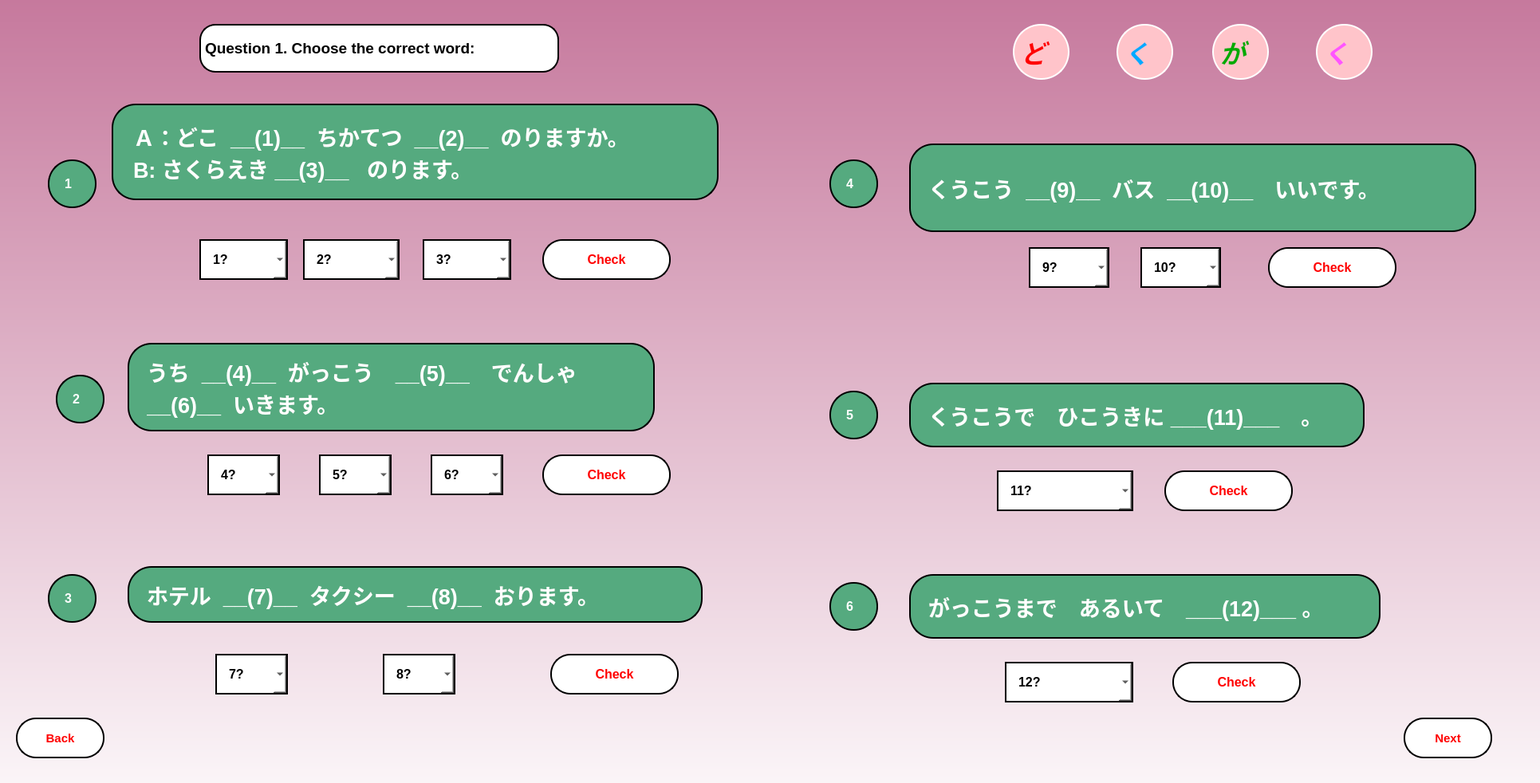
<?xml version="1.0" encoding="UTF-8"?>
<ui version="4.0">
 <class>MainWindow</class>
 <widget class="QMainWindow" name="MainWindow">
  <property name="geometry">
   <rect>
    <x>0</x>
    <y>0</y>
    <width>1931</width>
    <height>982</height>
   </rect>
  </property>
  <property name="windowTitle">
   <string>MainWindow</string>
  </property>
  <widget class="QWidget" name="centralwidget">
   <widget class="QWidget" name="widget" native="true">
    <property name="geometry">
     <rect>
      <x>0</x>
      <y>0</y>
      <width>1981</width>
      <height>1061</height>
     </rect>
    </property>
    <widget class="QWidget" name="widget_2" native="true">
     <property name="geometry">
      <rect>
       <x>0</x>
       <y>0</y>
       <width>991</width>
       <height>1061</height>
      </rect>
     </property>
     <property name="styleSheet">
      <string notr="true">background-color: qlineargradient(spread:repeat, x1:0, y1:0, x2:0, y2:1, stop:0 rgba(198, 121, 157, 255), stop:1 rgba(255, 255, 255, 255));</string>
     </property>
     <widget class="QLabel" name="label_3">
      <property name="geometry">
       <rect>
        <x>60</x>
        <y>200</y>
        <width>61</width>
        <height>61</height>
       </rect>
      </property>
      <property name="font">
       <font>
        <pointsize>12</pointsize>
        <weight>75</weight>
        <bold>true</bold>
       </font>
      </property>
      <property name="styleSheet">
       <string notr="true">border-radius: 30px;
border: 2px solid black;
padding: 15px;
background-color: rgb(85, 170, 127);
color: rgb(255, 255, 255);</string>
      </property>
      <property name="text">
       <string>1</string>
      </property>
     </widget>
     <widget class="QLabel" name="label_4">
      <property name="geometry">
       <rect>
        <x>70</x>
        <y>470</y>
        <width>61</width>
        <height>61</height>
       </rect>
      </property>
      <property name="font">
       <font>
        <pointsize>12</pointsize>
        <weight>75</weight>
        <bold>true</bold>
       </font>
      </property>
      <property name="styleSheet">
       <string notr="true">border-radius: 30px;
border: 2px solid black;
padding: 15px;
background-color: rgb(85, 170, 127);
color: rgb(255, 255, 255);</string>
      </property>
      <property name="text">
       <string>2</string>
      </property>
     </widget>
     <widget class="QLabel" name="q2">
      <property name="geometry">
       <rect>
        <x>160</x>
        <y>430</y>
        <width>661</width>
        <height>111</height>
       </rect>
      </property>
      <property name="font">
       <font>
        <pointsize>20</pointsize>
        <weight>75</weight>
        <bold>true</bold>
        <strikeout>false</strikeout>
       </font>
      </property>
      <property name="mouseTracking">
       <bool>false</bool>
      </property>
      <property name="tabletTracking">
       <bool>false</bool>
      </property>
      <property name="acceptDrops">
       <bool>false</bool>
      </property>
      <property name="autoFillBackground">
       <bool>false</bool>
      </property>
      <property name="styleSheet">
       <string notr="true">border-radius: 30px;
border: 2px solid black;
padding: 15px;
background-color: rgb(85, 170, 127);
color: rgb(255, 255, 255);</string>
      </property>
      <property name="text">
       <string>うち  __(4)__  がっこう　__(5)__　でんしゃ  __(6)__  いきます。</string>
      </property>
      <property name="scaledContents">
       <bool>false</bool>
      </property>
      <property name="wordWrap">
       <bool>true</bool>
      </property>
     </widget>
     <widget class="QComboBox" name="ans13_2_1">
      <property name="geometry">
       <rect>
        <x>260</x>
        <y>570</y>
        <width>91</width>
        <height>51</height>
       </rect>
      </property>
      <property name="font">
       <font>
        <pointsize>12</pointsize>
        <weight>75</weight>
        <bold>true</bold>
       </font>
      </property>
      <property name="styleSheet">
       <string notr="true">border: 2px solid black;
padding: 15px;
background-color: rgb(255, 255, 255);</string>
      </property>
      <item>
       <property name="text">
        <string>4?</string>
       </property>
      </item>
      <item>
       <property name="text">
        <string>から</string>
       </property>
      </item>
      <item>
       <property name="text">
        <string>まで</string>
       </property>
      </item>
     </widget>
     <widget class="QLabel" name="label_5">
      <property name="geometry">
       <rect>
        <x>60</x>
        <y>720</y>
        <width>61</width>
        <height>61</height>
       </rect>
      </property>
      <property name="font">
       <font>
        <pointsize>12</pointsize>
        <weight>75</weight>
        <bold>true</bold>
       </font>
      </property>
      <property name="styleSheet">
       <string notr="true">border-radius: 30px;
border: 2px solid black;
padding: 15px;
background-color: rgb(85, 170, 127);
color: rgb(255, 255, 255);</string>
      </property>
      <property name="text">
       <string>3</string>
      </property>
     </widget>
     <widget class="QPushButton" name="check13_1">
      <property name="geometry">
       <rect>
        <x>680</x>
        <y>300</y>
        <width>161</width>
        <height>51</height>
       </rect>
      </property>
      <property name="font">
       <font>
        <pointsize>12</pointsize>
        <weight>75</weight>
        <bold>true</bold>
       </font>
      </property>
      <property name="styleSheet">
       <string notr="true">QPushButton {
border-radius: 25px;
border: 2px solid black;
padding: 15px;
background-color:rgb(255, 255, 255);
color: rgb(255, 0, 0);
}

QPushButton:pressed {
    background-color:rgb(170, 255, 255);
}</string>
      </property>
      <property name="text">
       <string>Check</string>
      </property>
     </widget>
     <widget class="QPushButton" name="check13_2">
      <property name="geometry">
       <rect>
        <x>680</x>
        <y>570</y>
        <width>161</width>
        <height>51</height>
       </rect>
      </property>
      <property name="font">
       <font>
        <pointsize>12</pointsize>
        <weight>75</weight>
        <bold>true</bold>
       </font>
      </property>
      <property name="styleSheet">
       <string notr="true">QPushButton {
border-radius: 25px;
border: 2px solid black;
padding: 15px;
background-color:rgb(255, 255, 255);
color: rgb(255, 0, 0);
}

QPushButton:pressed {
    background-color:rgb(170, 255, 255);
}</string>
      </property>
      <property name="text">
       <string>Check</string>
      </property>
     </widget>
     <widget class="QLabel" name="q2_2">
      <property name="geometry">
       <rect>
        <x>160</x>
        <y>710</y>
        <width>721</width>
        <height>71</height>
       </rect>
      </property>
      <property name="font">
       <font>
        <pointsize>20</pointsize>
        <weight>75</weight>
        <bold>true</bold>
        <strikeout>false</strikeout>
       </font>
      </property>
      <property name="mouseTracking">
       <bool>false</bool>
      </property>
      <property name="tabletTracking">
       <bool>false</bool>
      </property>
      <property name="acceptDrops">
       <bool>false</bool>
      </property>
      <property name="autoFillBackground">
       <bool>false</bool>
      </property>
      <property name="styleSheet">
       <string notr="true">border-radius: 30px;
border: 2px solid black;
padding: 15px;
background-color: rgb(85, 170, 127);
color: rgb(255, 255, 255);</string>
      </property>
      <property name="text">
       <string>ホテル  __(7)__  タクシー  __(8)__  おります。</string>
      </property>
      <property name="scaledContents">
       <bool>false</bool>
      </property>
     </widget>
     <widget class="QPushButton" name="check13_3">
      <property name="geometry">
       <rect>
        <x>690</x>
        <y>820</y>
        <width>161</width>
        <height>51</height>
       </rect>
      </property>
      <property name="font">
       <font>
        <pointsize>12</pointsize>
        <weight>75</weight>
        <bold>true</bold>
       </font>
      </property>
      <property name="styleSheet">
       <string notr="true">QPushButton {
border-radius: 25px;
border: 2px solid black;
padding: 15px;
background-color:rgb(255, 255, 255);
color: rgb(255, 0, 0);
}

QPushButton:pressed {
    background-color:rgb(170, 255, 255);
}</string>
      </property>
      <property name="text">
       <string>Check</string>
      </property>
     </widget>
     <widget class="QLabel" name="label">
      <property name="geometry">
       <rect>
        <x>250</x>
        <y>30</y>
        <width>451</width>
        <height>61</height>
       </rect>
      </property>
      <property name="font">
       <font>
        <pointsize>14</pointsize>
        <weight>75</weight>
        <bold>true</bold>
       </font>
      </property>
      <property name="styleSheet">
       <string notr="true">border-radius: 20px;
border: 2px solid black;
background-color: rgb(255, 255, 255);
</string>
      </property>
      <property name="text">
       <string>Question 1. Choose the correct word:</string>
      </property>
     </widget>
     <widget class="QPushButton" name="back_gr13">
      <property name="geometry">
       <rect>
        <x>20</x>
        <y>900</y>
        <width>111</width>
        <height>51</height>
       </rect>
      </property>
      <property name="font">
       <font>
        <pointsize>11</pointsize>
        <weight>75</weight>
        <bold>true</bold>
       </font>
      </property>
      <property name="styleSheet">
       <string notr="true">QPushButton {
border-radius: 25px;
border: 2px solid black;
padding: 15px;
background-color:rgb(255, 255, 255);
color: rgb(255, 0, 0);
}

QPushButton:pressed {
    background-color:rgb(170, 255, 255);
}</string>
      </property>
      <property name="text">
       <string>Back</string>
      </property>
     </widget>
     <widget class="QLabel" name="q1_3">
      <property name="geometry">
       <rect>
        <x>140</x>
        <y>130</y>
        <width>761</width>
        <height>121</height>
       </rect>
      </property>
      <property name="font">
       <font>
        <pointsize>20</pointsize>
        <weight>75</weight>
        <bold>true</bold>
        <strikeout>false</strikeout>
        <stylestrategy>PreferDefault</stylestrategy>
       </font>
      </property>
      <property name="cursor">
       <cursorShape>ArrowCursor</cursorShape>
      </property>
      <property name="mouseTracking">
       <bool>true</bool>
      </property>
      <property name="tabletTracking">
       <bool>false</bool>
      </property>
      <property name="acceptDrops">
       <bool>false</bool>
      </property>
      <property name="toolTip">
       <string>&lt;html&gt;&lt;head/&gt;&lt;body&gt;&lt;p&gt;&lt;br/&gt;&lt;/p&gt;&lt;/body&gt;&lt;/html&gt;</string>
      </property>
      <property name="autoFillBackground">
       <bool>false</bool>
      </property>
      <property name="styleSheet">
       <string notr="true">border-radius: 30px;
border: 2px solid black;
padding: 15px;
background-color: rgb(85, 170, 127);
color: rgb(255, 255, 255);</string>
      </property>
      <property name="frameShape">
       <enum>QFrame::NoFrame</enum>
      </property>
      <property name="text">
       <string>Ａ：どこ  __(1)__  ちかてつ  __(2)__  のりますか。                                          B: さくらえき __(3)__   のります。</string>
      </property>
      <property name="scaledContents">
       <bool>false</bool>
      </property>
      <property name="wordWrap">
       <bool>true</bool>
      </property>
      <property name="margin">
       <number>5</number>
      </property>
      <property name="indent">
       <number>10</number>
      </property>
      <property name="openExternalLinks">
       <bool>false</bool>
      </property>
     </widget>
     <widget class="QComboBox" name="ans13_1_2">
      <property name="geometry">
       <rect>
        <x>380</x>
        <y>300</y>
        <width>121</width>
        <height>51</height>
       </rect>
      </property>
      <property name="font">
       <font>
        <pointsize>12</pointsize>
        <weight>75</weight>
        <bold>true</bold>
       </font>
      </property>
      <property name="styleSheet">
       <string notr="true">border: 2px solid black;
padding: 15px;
background-color: rgb(255, 255, 255);</string>
      </property>
      <item>
       <property name="text">
        <string>2?</string>
       </property>
      </item>
      <item>
       <property name="text">
        <string>に</string>
       </property>
      </item>
      <item>
       <property name="text">
        <string>で</string>
       </property>
      </item>
     </widget>
     <widget class="QComboBox" name="ans13_1_1">
      <property name="geometry">
       <rect>
        <x>530</x>
        <y>300</y>
        <width>111</width>
        <height>51</height>
       </rect>
      </property>
      <property name="font">
       <font>
        <pointsize>12</pointsize>
        <weight>75</weight>
        <bold>true</bold>
       </font>
      </property>
      <property name="styleSheet">
       <string notr="true">border: 2px solid black;
padding: 15px;
background-color: rgb(255, 255, 255);</string>
      </property>
      <item>
       <property name="text">
        <string>3?</string>
       </property>
      </item>
      <item>
       <property name="text">
        <string>に</string>
       </property>
      </item>
      <item>
       <property name="text">
        <string>で</string>
       </property>
      </item>
     </widget>
     <widget class="QComboBox" name="ans13_1_3">
      <property name="geometry">
       <rect>
        <x>250</x>
        <y>300</y>
        <width>111</width>
        <height>51</height>
       </rect>
      </property>
      <property name="font">
       <font>
        <pointsize>12</pointsize>
        <weight>75</weight>
        <bold>true</bold>
       </font>
      </property>
      <property name="styleSheet">
       <string notr="true">border: 2px solid black;
padding: 15px;
background-color: rgb(255, 255, 255);</string>
      </property>
      <item>
       <property name="text">
        <string>1?</string>
       </property>
      </item>
      <item>
       <property name="text">
        <string>に</string>
       </property>
      </item>
      <item>
       <property name="text">
        <string>で</string>
       </property>
      </item>
     </widget>
     <widget class="QComboBox" name="ans13_2_2">
      <property name="geometry">
       <rect>
        <x>400</x>
        <y>570</y>
        <width>91</width>
        <height>51</height>
       </rect>
      </property>
      <property name="font">
       <font>
        <pointsize>12</pointsize>
        <weight>75</weight>
        <bold>true</bold>
       </font>
      </property>
      <property name="styleSheet">
       <string notr="true">border: 2px solid black;
padding: 15px;
background-color: rgb(255, 255, 255);</string>
      </property>
      <item>
       <property name="text">
        <string>5?</string>
       </property>
      </item>
      <item>
       <property name="text">
        <string>から</string>
       </property>
      </item>
      <item>
       <property name="text">
        <string>まで</string>
       </property>
      </item>
     </widget>
     <widget class="QComboBox" name="ans13_2_3">
      <property name="geometry">
       <rect>
        <x>540</x>
        <y>570</y>
        <width>91</width>
        <height>51</height>
       </rect>
      </property>
      <property name="font">
       <font>
        <pointsize>12</pointsize>
        <weight>75</weight>
        <bold>true</bold>
       </font>
      </property>
      <property name="styleSheet">
       <string notr="true">border: 2px solid black;
padding: 15px;
background-color: rgb(255, 255, 255);</string>
      </property>
      <item>
       <property name="text">
        <string>6?</string>
       </property>
      </item>
      <item>
       <property name="text">
        <string>に</string>
       </property>
      </item>
      <item>
       <property name="text">
        <string>で</string>
       </property>
      </item>
     </widget>
     <widget class="QComboBox" name="ans13_3_1">
      <property name="geometry">
       <rect>
        <x>480</x>
        <y>820</y>
        <width>91</width>
        <height>51</height>
       </rect>
      </property>
      <property name="font">
       <font>
        <pointsize>12</pointsize>
        <weight>75</weight>
        <bold>true</bold>
       </font>
      </property>
      <property name="styleSheet">
       <string notr="true">border: 2px solid black;
padding: 15px;
background-color: rgb(255, 255, 255);</string>
      </property>
      <item>
       <property name="text">
        <string>8?</string>
       </property>
      </item>
      <item>
       <property name="text">
        <string>に</string>
       </property>
      </item>
      <item>
       <property name="text">
        <string>で</string>
       </property>
      </item>
     </widget>
     <widget class="QComboBox" name="ans13_3_2">
      <property name="geometry">
       <rect>
        <x>270</x>
        <y>820</y>
        <width>91</width>
        <height>51</height>
       </rect>
      </property>
      <property name="font">
       <font>
        <pointsize>12</pointsize>
        <weight>75</weight>
        <bold>true</bold>
       </font>
      </property>
      <property name="styleSheet">
       <string notr="true">border: 2px solid black;
padding: 15px;
background-color: rgb(255, 255, 255);</string>
      </property>
      <item>
       <property name="text">
        <string>7?</string>
       </property>
      </item>
      <item>
       <property name="text">
        <string>に</string>
       </property>
      </item>
      <item>
       <property name="text">
        <string>を</string>
       </property>
      </item>
     </widget>
    </widget>
    <widget class="QWidget" name="widget_3" native="true">
     <property name="geometry">
      <rect>
       <x>990</x>
       <y>0</y>
       <width>971</width>
       <height>1061</height>
      </rect>
     </property>
     <property name="styleSheet">
      <string notr="true">background-color: qlineargradient(spread:repeat, x1:0, y1:0, x2:0, y2:1, stop:0 rgba(198, 121, 157, 255), stop:1 rgba(255, 255, 255, 255));</string>
     </property>
     <widget class="QLabel" name="label_6">
      <property name="geometry">
       <rect>
        <x>50</x>
        <y>200</y>
        <width>61</width>
        <height>61</height>
       </rect>
      </property>
      <property name="font">
       <font>
        <pointsize>12</pointsize>
        <weight>75</weight>
        <bold>true</bold>
       </font>
      </property>
      <property name="styleSheet">
       <string notr="true">border-radius: 30px;
border: 2px solid black;
padding: 15px;
background-color: rgb(85, 170, 127);
color: rgb(255, 255, 255);</string>
      </property>
      <property name="text">
       <string>4</string>
      </property>
     </widget>
     <widget class="QLabel" name="q1_2">
      <property name="geometry">
       <rect>
        <x>150</x>
        <y>180</y>
        <width>711</width>
        <height>111</height>
       </rect>
      </property>
      <property name="font">
       <font>
        <pointsize>20</pointsize>
        <weight>75</weight>
        <bold>true</bold>
        <strikeout>false</strikeout>
        <stylestrategy>PreferDefault</stylestrategy>
       </font>
      </property>
      <property name="cursor">
       <cursorShape>ArrowCursor</cursorShape>
      </property>
      <property name="mouseTracking">
       <bool>true</bool>
      </property>
      <property name="tabletTracking">
       <bool>false</bool>
      </property>
      <property name="acceptDrops">
       <bool>false</bool>
      </property>
      <property name="toolTip">
       <string>&lt;html&gt;&lt;head/&gt;&lt;body&gt;&lt;p&gt;&lt;span style=&quot; font-family:'Noto Sans JP','ヒラギノ角ゴ Pro W3','Hiragino Kaku Gothic Pro','メイリオ','Meiryo','ＭＳ Ｐゴシック','sans-serif'; font-size:20px; color:#717171; background-color:#fffdf7;&quot;&gt;テーブルの うえ           バナナ&lt;/span&gt;&lt;span style=&quot; font-family:'Noto Sans JP','ヒラギノ角ゴ Pro W3','Hiragino Kaku Gothic Pro','メイリオ','Meiryo','ＭＳ Ｐゴシック','sans-serif'; font-size:20px; font-weight:400; color:#717171; background-color:#fffdf7;&quot;/&gt;&lt;span style=&quot; font-family:'Noto Sans JP','ヒラギノ角ゴ Pro W3','Hiragino Kaku Gothic Pro','メイリオ','Meiryo','ＭＳ Ｐゴシック','sans-serif'; font-size:20px; color:#717171; background-color:#fffdf7;&quot;&gt;あります。&lt;/span&gt;&lt;/p&gt;&lt;p&gt;&lt;br/&gt;&lt;span style=&quot; font-family:'Noto Sans JP'; font-size:18px; color:#717171;&quot;/&gt;&lt;span style=&quot; font-family:'Noto Sans JP'; font-size:18px; font-weight:400; color:#717171;&quot;/&gt;&lt;a name=&quot;ui-id-4-button&quot;/&gt;&lt;a href=&quot;https://a1.marugotoweb.jp/en/grammar_topic6_11.php#nogo&quot;&gt;&lt;span style=&quot; font-family:'Verdana','Arial','sans-serif'; font-size:20px; font-weight:400; color:#666666; background-color:#fffdf7; vertical-align:middle;&quot;&gt;&lt;br/&gt;&lt;/span&gt;&lt;/a&gt;&lt;span style=&quot; font-family:'Noto Sans JP'; font-size:18px; font-weight:400; color:#717171;&quot;/&gt;&lt;a name=&quot;ui-id-4-button&quot;/&gt;&lt;a href=&quot;https://a1.marugotoweb.jp/en/grammar_topic6_11.php#nogo&quot;&gt;&lt;span style=&quot; font-family:'Verdana','Arial','sans-serif'; font-size:20px; font-weight:400; color:#666666; background-color:#fffdf7; vertical-align:middle;&quot;&gt;&lt;br/&gt;&lt;/span&gt;&lt;/a&gt;&lt;/p&gt;&lt;/body&gt;&lt;/html&gt;</string>
      </property>
      <property name="autoFillBackground">
       <bool>false</bool>
      </property>
      <property name="styleSheet">
       <string notr="true">border-radius: 30px;
border: 2px solid black;
padding: 15px;
background-color: rgb(85, 170, 127);
color: rgb(255, 255, 255);</string>
      </property>
      <property name="frameShape">
       <enum>QFrame::NoFrame</enum>
      </property>
      <property name="text">
       <string>くうこう  __(9)__  バス  __(10)__　いいです。</string>
      </property>
      <property name="scaledContents">
       <bool>false</bool>
      </property>
      <property name="wordWrap">
       <bool>true</bool>
      </property>
     </widget>
     <widget class="QComboBox" name="ans13_4_1">
      <property name="geometry">
       <rect>
        <x>440</x>
        <y>310</y>
        <width>101</width>
        <height>51</height>
       </rect>
      </property>
      <property name="font">
       <font>
        <pointsize>12</pointsize>
        <weight>75</weight>
        <bold>true</bold>
       </font>
      </property>
      <property name="styleSheet">
       <string notr="true">border: 2px solid black;
padding: 15px;
background-color: rgb(255, 255, 255);</string>
      </property>
      <item>
       <property name="text">
        <string>10?</string>
       </property>
      </item>
      <item>
       <property name="text">
        <string>は</string>
       </property>
      </item>
      <item>
       <property name="text">
        <string>が</string>
       </property>
      </item>
     </widget>
     <widget class="QComboBox" name="ans13_4_2">
      <property name="geometry">
       <rect>
        <x>300</x>
        <y>310</y>
        <width>101</width>
        <height>51</height>
       </rect>
      </property>
      <property name="font">
       <font>
        <pointsize>12</pointsize>
        <weight>75</weight>
        <bold>true</bold>
       </font>
      </property>
      <property name="styleSheet">
       <string notr="true">border: 2px solid black;
padding: 15px;
background-color: rgb(255, 255, 255);</string>
      </property>
      <item>
       <property name="text">
        <string>9?</string>
       </property>
      </item>
      <item>
       <property name="text">
        <string>は</string>
       </property>
      </item>
      <item>
       <property name="text">
        <string>が</string>
       </property>
      </item>
     </widget>
     <widget class="QLabel" name="label_7">
      <property name="geometry">
       <rect>
        <x>50</x>
        <y>490</y>
        <width>61</width>
        <height>61</height>
       </rect>
      </property>
      <property name="font">
       <font>
        <pointsize>12</pointsize>
        <weight>75</weight>
        <bold>true</bold>
       </font>
      </property>
      <property name="styleSheet">
       <string notr="true">border-radius: 30px;
border: 2px solid black;
padding: 15px;
background-color: rgb(85, 170, 127);
color: rgb(255, 255, 255);</string>
      </property>
      <property name="text">
       <string>5</string>
      </property>
     </widget>
     <widget class="QPushButton" name="check13_4">
      <property name="geometry">
       <rect>
        <x>600</x>
        <y>310</y>
        <width>161</width>
        <height>51</height>
       </rect>
      </property>
      <property name="font">
       <font>
        <pointsize>12</pointsize>
        <weight>75</weight>
        <bold>true</bold>
       </font>
      </property>
      <property name="styleSheet">
       <string notr="true">QPushButton {
border-radius: 25px;
border: 2px solid black;
padding: 15px;
background-color:rgb(255, 255, 255);
color: rgb(255, 0, 0);
}

QPushButton:pressed {
    background-color:rgb(170, 255, 255);
}</string>
      </property>
      <property name="text">
       <string>Check</string>
      </property>
     </widget>
     <widget class="QPushButton" name="check13_5">
      <property name="geometry">
       <rect>
        <x>470</x>
        <y>590</y>
        <width>161</width>
        <height>51</height>
       </rect>
      </property>
      <property name="font">
       <font>
        <pointsize>12</pointsize>
        <weight>75</weight>
        <bold>true</bold>
       </font>
      </property>
      <property name="styleSheet">
       <string notr="true">QPushButton {
border-radius: 25px;
border: 2px solid black;
padding: 15px;
background-color:rgb(255, 255, 255);
color: rgb(255, 0, 0);
}

QPushButton:pressed {
    background-color:rgb(170, 255, 255);
}</string>
      </property>
      <property name="text">
       <string>Check</string>
      </property>
     </widget>
     <widget class="QLabel" name="label_8">
      <property name="geometry">
       <rect>
        <x>50</x>
        <y>730</y>
        <width>61</width>
        <height>61</height>
       </rect>
      </property>
      <property name="font">
       <font>
        <pointsize>12</pointsize>
        <weight>75</weight>
        <bold>true</bold>
       </font>
      </property>
      <property name="styleSheet">
       <string notr="true">border-radius: 30px;
border: 2px solid black;
padding: 15px;
background-color: rgb(85, 170, 127);
color: rgb(255, 255, 255);</string>
      </property>
      <property name="text">
       <string>6</string>
      </property>
     </widget>
     <widget class="QLabel" name="q2_3">
      <property name="geometry">
       <rect>
        <x>150</x>
        <y>720</y>
        <width>591</width>
        <height>81</height>
       </rect>
      </property>
      <property name="font">
       <font>
        <pointsize>20</pointsize>
        <weight>75</weight>
        <bold>true</bold>
        <strikeout>false</strikeout>
       </font>
      </property>
      <property name="mouseTracking">
       <bool>false</bool>
      </property>
      <property name="tabletTracking">
       <bool>false</bool>
      </property>
      <property name="acceptDrops">
       <bool>false</bool>
      </property>
      <property name="autoFillBackground">
       <bool>false</bool>
      </property>
      <property name="styleSheet">
       <string notr="true">border-radius: 30px;
border: 2px solid black;
padding: 15px;
background-color: rgb(85, 170, 127);
color: rgb(255, 255, 255);</string>
      </property>
      <property name="text">
       <string>がっこうまで　あるいて　___(12)___ 。</string>
      </property>
      <property name="scaledContents">
       <bool>false</bool>
      </property>
      <property name="wordWrap">
       <bool>true</bool>
      </property>
     </widget>
     <widget class="QComboBox" name="ans13_6">
      <property name="geometry">
       <rect>
        <x>270</x>
        <y>830</y>
        <width>161</width>
        <height>51</height>
       </rect>
      </property>
      <property name="font">
       <font>
        <pointsize>12</pointsize>
        <weight>75</weight>
        <bold>true</bold>
       </font>
      </property>
      <property name="styleSheet">
       <string notr="true">border: 2px solid black;
padding: 15px;
background-color: rgb(255, 255, 255);</string>
      </property>
      <item>
       <property name="text">
        <string>12?</string>
       </property>
      </item>
      <item>
       <property name="text">
        <string>いきます</string>
       </property>
      </item>
      <item>
       <property name="text">
        <string>おります</string>
       </property>
      </item>
     </widget>
     <widget class="QPushButton" name="check13_6">
      <property name="geometry">
       <rect>
        <x>480</x>
        <y>830</y>
        <width>161</width>
        <height>51</height>
       </rect>
      </property>
      <property name="font">
       <font>
        <pointsize>12</pointsize>
        <weight>75</weight>
        <bold>true</bold>
       </font>
      </property>
      <property name="styleSheet">
       <string notr="true">QPushButton {
border-radius: 25px;
border: 2px solid black;
padding: 15px;
background-color:rgb(255, 255, 255);
color: rgb(255, 0, 0);
}

QPushButton:pressed {
    background-color:rgb(170, 255, 255);
}</string>
      </property>
      <property name="text">
       <string>Check</string>
      </property>
     </widget>
     <widget class="QLabel" name="q1">
      <property name="geometry">
       <rect>
        <x>150</x>
        <y>480</y>
        <width>571</width>
        <height>81</height>
       </rect>
      </property>
      <property name="font">
       <font>
        <pointsize>20</pointsize>
        <weight>75</weight>
        <bold>true</bold>
        <strikeout>false</strikeout>
       </font>
      </property>
      <property name="mouseTracking">
       <bool>false</bool>
      </property>
      <property name="tabletTracking">
       <bool>false</bool>
      </property>
      <property name="acceptDrops">
       <bool>false</bool>
      </property>
      <property name="autoFillBackground">
       <bool>false</bool>
      </property>
      <property name="styleSheet">
       <string notr="true">border-radius: 30px;
border: 2px solid black;
padding: 15px;
background-color: rgb(85, 170, 127);
color: rgb(255, 255, 255);</string>
      </property>
      <property name="text">
       <string>くうこうで　ひこうきに ___(11)___　。</string>
      </property>
      <property name="scaledContents">
       <bool>false</bool>
      </property>
     </widget>
     <widget class="QComboBox" name="ans13_5">
      <property name="geometry">
       <rect>
        <x>260</x>
        <y>590</y>
        <width>171</width>
        <height>51</height>
       </rect>
      </property>
      <property name="font">
       <font>
        <pointsize>12</pointsize>
        <weight>75</weight>
        <bold>true</bold>
       </font>
      </property>
      <property name="styleSheet">
       <string notr="true">border: 2px solid black;
padding: 15px;
background-color: rgb(255, 255, 255);</string>
      </property>
      <item>
       <property name="text">
        <string>11?</string>
       </property>
      </item>
      <item>
       <property name="text">
        <string>のります</string>
       </property>
      </item>
      <item>
       <property name="text">
        <string>おります</string>
       </property>
      </item>
     </widget>
     <widget class="QPushButton" name="nextp2_13">
      <property name="geometry">
       <rect>
        <x>770</x>
        <y>900</y>
        <width>111</width>
        <height>51</height>
       </rect>
      </property>
      <property name="font">
       <font>
        <pointsize>11</pointsize>
        <weight>75</weight>
        <bold>true</bold>
       </font>
      </property>
      <property name="styleSheet">
       <string notr="true">QPushButton {
border-radius: 25px;
border: 2px solid black;
padding: 15px;
background-color:rgb(255, 255, 255);
color: rgb(255, 0, 0);
}

QPushButton:pressed {
    background-color:rgb(170, 255, 255);
}</string>
      </property>
      <property name="text">
       <string>Next</string>
      </property>
     </widget>
     <widget class="QLabel" name="label_10">
      <property name="geometry">
       <rect>
        <x>530</x>
        <y>30</y>
        <width>71</width>
        <height>70</height>
       </rect>
      </property>
      <property name="minimumSize">
       <size>
        <width>55</width>
        <height>51</height>
       </size>
      </property>
      <property name="font">
       <font>
        <family>Palatino Linotype</family>
        <pointsize>24</pointsize>
        <weight>75</weight>
        <italic>true</italic>
        <bold>true</bold>
       </font>
      </property>
      <property name="styleSheet">
       <string notr="true">border-radius:35px;
color: rgb(0, 170, 0);
background-color: rgb(255, 196, 202);
border: 2px solid white;
</string>
      </property>
      <property name="text">
       <string>が</string>
      </property>
     </widget>
     <widget class="QLabel" name="label_9">
      <property name="geometry">
       <rect>
        <x>410</x>
        <y>30</y>
        <width>71</width>
        <height>70</height>
       </rect>
      </property>
      <property name="minimumSize">
       <size>
        <width>55</width>
        <height>51</height>
       </size>
      </property>
      <property name="font">
       <font>
        <family>Palatino Linotype</family>
        <pointsize>24</pointsize>
        <weight>75</weight>
        <italic>true</italic>
        <bold>true</bold>
       </font>
      </property>
      <property name="styleSheet">
       <string notr="true">border-radius:35px;
color: rgb(0, 170, 255);
background-color: rgb(255, 196, 202);
border: 2px solid white;
</string>
      </property>
      <property name="text">
       <string>く</string>
      </property>
     </widget>
     <widget class="QLabel" name="label_11">
      <property name="geometry">
       <rect>
        <x>660</x>
        <y>30</y>
        <width>71</width>
        <height>70</height>
       </rect>
      </property>
      <property name="minimumSize">
       <size>
        <width>55</width>
        <height>51</height>
       </size>
      </property>
      <property name="font">
       <font>
        <family>Palatino Linotype</family>
        <pointsize>24</pointsize>
        <weight>75</weight>
        <italic>true</italic>
        <bold>true</bold>
       </font>
      </property>
      <property name="styleSheet">
       <string notr="true">border-radius:35px;
color: rgb(255, 85, 255);
background-color: rgb(255, 196, 202);
border: 2px solid white;
</string>
      </property>
      <property name="text">
       <string>く</string>
      </property>
     </widget>
     <widget class="QLabel" name="label_2">
      <property name="geometry">
       <rect>
        <x>280</x>
        <y>30</y>
        <width>71</width>
        <height>70</height>
       </rect>
      </property>
      <property name="minimumSize">
       <size>
        <width>55</width>
        <height>51</height>
       </size>
      </property>
      <property name="font">
       <font>
        <family>Palatino Linotype</family>
        <pointsize>24</pointsize>
        <weight>75</weight>
        <italic>true</italic>
        <bold>true</bold>
       </font>
      </property>
      <property name="styleSheet">
       <string notr="true">border-radius:35px;
color: rgb(255, 0, 0);
background-color: rgb(255, 196, 202);
border: 2px solid white;
</string>
      </property>
      <property name="text">
       <string>ど</string>
      </property>
     </widget>
    </widget>
   </widget>
  </widget>
 </widget>
 <resources/>
 <connections/>
</ui>
